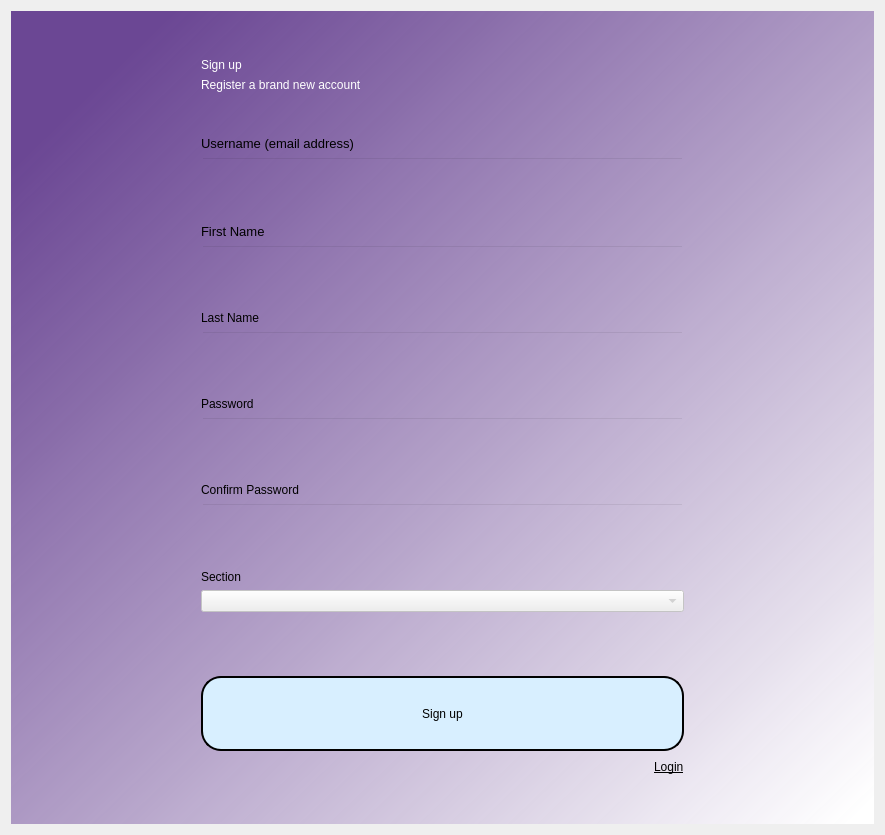
<?xml version="1.0" encoding="UTF-8"?>
<ui version="4.0">
 <class>Dialog</class>
 <widget class="QDialog" name="Dialog">
  <property name="geometry">
   <rect>
    <x>0</x>
    <y>0</y>
    <width>885</width>
    <height>835</height>
   </rect>
  </property>
  <property name="windowTitle">
   <string>Dialog</string>
  </property>
  <layout class="QVBoxLayout" name="verticalLayout">
   <item>
    <widget class="QWidget" name="bgwidget" native="true">
     <property name="styleSheet">
      <string notr="true">QWidget#bgwidget{
background-color:qlineargradient(spread:pad, x1:0.091, y1:0.101636, x2:0.991379, y2:0.977, stop:0 rgba(74, 29, 125, 0.8), stop:1 rgba(255, 255, 255, 255));}</string>
     </property>
     <layout class="QHBoxLayout" name="horizontalLayout_2" stretch="3,8,3">
      <item>
       <spacer name="horizontalSpacer">
        <property name="orientation">
         <enum>Qt::Horizontal</enum>
        </property>
        <property name="sizeHint" stdset="0">
         <size>
          <width>40</width>
          <height>20</height>
         </size>
        </property>
       </spacer>
      </item>
      <item>
       <layout class="QVBoxLayout" name="verticalLayout_2">
        <item>
         <spacer name="verticalSpacer_7">
          <property name="orientation">
           <enum>Qt::Vertical</enum>
          </property>
          <property name="sizeHint" stdset="0">
           <size>
            <width>20</width>
            <height>40</height>
           </size>
          </property>
         </spacer>
        </item>
        <item>
         <widget class="QLabel" name="label">
          <property name="styleSheet">
           <string notr="true">font: 36pt &quot;MS Shell Dlg 2&quot;; color:rgb(255, 255, 255)</string>
          </property>
          <property name="text">
           <string>Sign up</string>
          </property>
         </widget>
        </item>
        <item>
         <widget class="QLabel" name="label_2">
          <property name="styleSheet">
           <string notr="true">font: 16pt &quot;MS Shell Dlg 2&quot;;color:rgb(255, 255, 255)</string>
          </property>
          <property name="text">
           <string>Register a brand new account</string>
          </property>
         </widget>
        </item>
        <item>
         <spacer name="verticalSpacer_2">
          <property name="orientation">
           <enum>Qt::Vertical</enum>
          </property>
          <property name="sizeHint" stdset="0">
           <size>
            <width>20</width>
            <height>40</height>
           </size>
          </property>
         </spacer>
        </item>
        <item>
         <widget class="QLabel" name="label_3">
          <property name="font">
           <font>
            <family>MS Shell Dlg 2</family>
            <pointsize>10</pointsize>
            <weight>50</weight>
            <italic>false</italic>
            <bold>false</bold>
           </font>
          </property>
          <property name="styleSheet">
           <string notr="true">font: 10pt &quot;MS Shell Dlg 2&quot;;</string>
          </property>
          <property name="text">
           <string>Username (email address)</string>
          </property>
         </widget>
        </item>
        <item>
         <widget class="QLineEdit" name="emailfield">
          <property name="styleSheet">
           <string notr="true">background-color:rgba(0,0,0,0);
font: 12pt &quot;MS Shell Dlg 2&quot;;</string>
          </property>
         </widget>
        </item>
        <item>
         <spacer name="verticalSpacer_3">
          <property name="orientation">
           <enum>Qt::Vertical</enum>
          </property>
          <property name="sizeHint" stdset="0">
           <size>
            <width>20</width>
            <height>40</height>
           </size>
          </property>
         </spacer>
        </item>
        <item>
         <widget class="QLabel" name="label_7">
          <property name="font">
           <font>
            <family>MS Shell Dlg 2</family>
            <pointsize>10</pointsize>
            <weight>50</weight>
            <italic>false</italic>
            <bold>false</bold>
           </font>
          </property>
          <property name="styleSheet">
           <string notr="true">font: 10pt &quot;MS Shell Dlg 2&quot;;</string>
          </property>
          <property name="text">
           <string>First Name</string>
          </property>
         </widget>
        </item>
        <item>
         <widget class="QLineEdit" name="firstnamefield">
          <property name="styleSheet">
           <string notr="true">background-color:rgba(0,0,0,0);
font: 12pt &quot;MS Shell Dlg 2&quot;;</string>
          </property>
         </widget>
        </item>
        <item>
         <spacer name="verticalSpacer_4">
          <property name="orientation">
           <enum>Qt::Vertical</enum>
          </property>
          <property name="sizeHint" stdset="0">
           <size>
            <width>20</width>
            <height>40</height>
           </size>
          </property>
         </spacer>
        </item>
        <item>
         <widget class="QLabel" name="label_4">
          <property name="styleSheet">
           <string notr="true">font: 10pt &quot;MS Shell Dlg 2&quot;;</string>
          </property>
          <property name="text">
           <string>Last Name</string>
          </property>
         </widget>
        </item>
        <item>
         <widget class="QLineEdit" name="lastnamefield">
          <property name="styleSheet">
           <string notr="true">background-color:rgba(0,0,0,0);
font: 12pt &quot;MS Shell Dlg 2&quot;;</string>
          </property>
         </widget>
        </item>
        <item>
         <spacer name="verticalSpacer_5">
          <property name="orientation">
           <enum>Qt::Vertical</enum>
          </property>
          <property name="sizeHint" stdset="0">
           <size>
            <width>20</width>
            <height>40</height>
           </size>
          </property>
         </spacer>
        </item>
        <item>
         <widget class="QLabel" name="label_5">
          <property name="styleSheet">
           <string notr="true">font: 10pt &quot;MS Shell Dlg 2&quot;;</string>
          </property>
          <property name="text">
           <string>Password</string>
          </property>
         </widget>
        </item>
        <item>
         <widget class="QLineEdit" name="passwordfield">
          <property name="styleSheet">
           <string notr="true">background-color:rgba(0,0,0,0);
font: 12pt &quot;MS Shell Dlg 2&quot;;</string>
          </property>
         </widget>
        </item>
        <item>
         <spacer name="verticalSpacer_6">
          <property name="orientation">
           <enum>Qt::Vertical</enum>
          </property>
          <property name="sizeHint" stdset="0">
           <size>
            <width>20</width>
            <height>40</height>
           </size>
          </property>
         </spacer>
        </item>
        <item>
         <widget class="QLabel" name="label_6">
          <property name="styleSheet">
           <string notr="true">font: 10pt &quot;MS Shell Dlg 2&quot;;</string>
          </property>
          <property name="text">
           <string>Confirm Password</string>
          </property>
         </widget>
        </item>
        <item>
         <widget class="QLineEdit" name="confirmpasswordfield">
          <property name="styleSheet">
           <string notr="true">background-color:rgba(0,0,0,0);
font: 12pt &quot;MS Shell Dlg 2&quot;;</string>
          </property>
         </widget>
        </item>
        <item>
         <spacer name="verticalSpacer_8">
          <property name="orientation">
           <enum>Qt::Vertical</enum>
          </property>
          <property name="sizeHint" stdset="0">
           <size>
            <width>20</width>
            <height>40</height>
           </size>
          </property>
         </spacer>
        </item>
        <item>
         <widget class="QLabel" name="label_8">
          <property name="styleSheet">
           <string notr="true">font: 10pt &quot;MS Shell Dlg 2&quot;;</string>
          </property>
          <property name="text">
           <string>Section</string>
          </property>
         </widget>
        </item>
        <item>
         <widget class="QComboBox" name="sectioncombobox">
          <property name="enabled">
           <bool>false</bool>
          </property>
         </widget>
        </item>
        <item>
         <spacer name="verticalSpacer_9">
          <property name="orientation">
           <enum>Qt::Vertical</enum>
          </property>
          <property name="sizeHint" stdset="0">
           <size>
            <width>20</width>
            <height>40</height>
           </size>
          </property>
         </spacer>
        </item>
        <item>
         <widget class="QLabel" name="warninglbl">
          <property name="styleSheet">
           <string notr="true">font: 12pt &quot;MS Shell Dlg 2&quot;; color:red;</string>
          </property>
          <property name="text">
           <string/>
          </property>
          <property name="wordWrap">
           <bool>true</bool>
          </property>
         </widget>
        </item>
        <item>
         <widget class="QPushButton" name="signupbttn">
          <property name="minimumSize">
           <size>
            <width>100</width>
            <height>75</height>
           </size>
          </property>
          <property name="maximumSize">
           <size>
            <width>500</width>
            <height>75</height>
           </size>
          </property>
          <property name="styleSheet">
           <string notr="true">border-radius:20px;
border : 2px solid;
border-color: black;
background-color: rgb(216, 239, 255);
font: 14pt &quot;MS Shell Dlg 2&quot;;</string>
          </property>
          <property name="text">
           <string>Sign up</string>
          </property>
         </widget>
        </item>
        <item>
         <layout class="QHBoxLayout" name="horizontalLayout_3">
          <item>
           <spacer name="horizontalSpacer_3">
            <property name="orientation">
             <enum>Qt::Horizontal</enum>
            </property>
            <property name="sizeHint" stdset="0">
             <size>
              <width>40</width>
              <height>20</height>
             </size>
            </property>
           </spacer>
          </item>
          <item>
           <widget class="QLabel" name="loginlbl">
            <property name="font">
             <font>
              <underline>true</underline>
             </font>
            </property>
            <property name="text">
             <string>Login</string>
            </property>
           </widget>
          </item>
         </layout>
        </item>
        <item>
         <spacer name="verticalSpacer">
          <property name="orientation">
           <enum>Qt::Vertical</enum>
          </property>
          <property name="sizeHint" stdset="0">
           <size>
            <width>20</width>
            <height>40</height>
           </size>
          </property>
         </spacer>
        </item>
       </layout>
      </item>
      <item>
       <spacer name="horizontalSpacer_2">
        <property name="orientation">
         <enum>Qt::Horizontal</enum>
        </property>
        <property name="sizeHint" stdset="0">
         <size>
          <width>40</width>
          <height>20</height>
         </size>
        </property>
       </spacer>
      </item>
     </layout>
    </widget>
   </item>
  </layout>
 </widget>
 <resources/>
 <connections/>
</ui>
